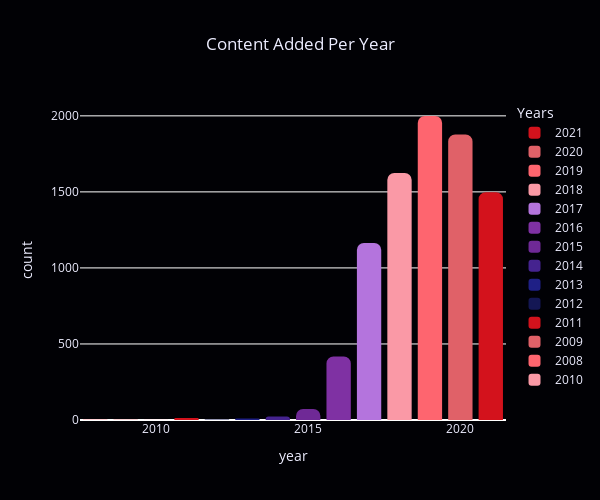

The code cell stored with this chart in its notebook:
### Code cell
fig_year = px.histogram(df, x='year', color='year', title='Content Added Per Year', color_discrete_sequence=color_set_2)
fig_year.update_layout(barcornerradius='30%', height=500, width=600, plot_bgcolor=color_set_3[1], paper_bgcolor=color_set_3[1],
                         font={'color':color_set_3[2]}, title={'x':0.5}, legend_title_text='Years', bargap=0.2, legend={'traceorder':'normal'})

### Figure 1 — Plotly figure (JSON) as saved in the notebook; plotly's stock layout.template omitted (floating-point values rounded to 4 significant figures; data arrays with more than 128 entries replaced by an {"elided": "..."} marker saying what was removed)
{"data": [{"alignmentgroup": "True", "bingroup": "x", "hovertemplate": "year=%{x}<br>count=%{y}<extra></extra>", "legendgroup": "2021", "marker": {"color": "#D3121C", "pattern": {"shape": ""}}, "name": "2021", "offsetgroup": "2021", "orientation": "v", "showlegend": true, "type": "histogram", "x": {"elided": "1498 int values"}, "xaxis": "x", "yaxis": "y"}, {"alignmentgroup": "True", "bingroup": "x", "hovertemplate": "year=%{x}<br>count=%{y}<extra></extra>", "legendgroup": "2020", "marker": {"color": "#E06168", "pattern": {"shape": ""}}, "name": "2020", "offsetgroup": "2020", "orientation": "v", "showlegend": true, "type": "histogram", "x": {"elided": "1878 int values"}, "xaxis": "x", "yaxis": "y"}, {"alignmentgroup": "True", "bingroup": "x", "hovertemplate": "year=%{x}<br>count=%{y}<extra></extra>", "legendgroup": "2019", "marker": {"color": "#FE656F", "pattern": {"shape": ""}}, "name": "2019", "offsetgroup": "2019", "orientation": "v", "showlegend": true, "type": "histogram", "x": {"elided": "1999 int values"}, "xaxis": "x", "yaxis": "y"}, {"alignmentgroup": "True", "bingroup": "x", "hovertemplate": "year=%{x}<br>count=%{y}<extra></extra>", "legendgroup": "2018", "marker": {"color": "#FA99A6", "pattern": {"shape": ""}}, "name": "2018", "offsetgroup": "2018", "orientation": "v", "showlegend": true, "type": "histogram", "x": {"elided": "1625 int values"}, "xaxis": "x", "yaxis": "y"}, {"alignmentgroup": "True", "bingroup": "x", "hovertemplate": "year=%{x}<br>count=%{y}<extra></extra>", "legendgroup": "2017", "marker": {"color": "#B474DD", "pattern": {"shape": ""}}, "name": "2017", "offsetgroup": "2017", "orientation": "v", "showlegend": true, "type": "histogram", "x": {"elided": "1164 int values"}, "xaxis": "x", "yaxis": "y"}, {"alignmentgroup": "True", "bingroup": "x", "hovertemplate": "year=%{x}<br>count=%{y}<extra></extra>", "legendgroup": "2016", "marker": {"color": "#7F31A3", "pattern": {"shape": ""}}, "name": "2016", "offsetgroup": "2016", "orientation": "v", "showlegend": true, "type": "histogram", "x": {"elided": "418 int values"}, "xaxis": "x", "yaxis": "y"}, {"alignmentgroup": "True", "bingroup": "x", "hovertemplate": "year=%{x}<br>count=%{y}<extra></extra>", "legendgroup": "2015", "marker": {"color": "#6F2996", "pattern": {"shape": ""}}, "name": "2015", "offsetgroup": "2015", "orientation": "v", "showlegend": true, "type": "histogram", "x": [2015, 2015, 2015, 2015, 2015, 2015, 2015, 2015, 2015, 2015, 2015, 2015, 2015, 2015, 2015, 2015, 2015, 2015, 2015, 2015, 2015, 2015, 2015, 2015, 2015, 2015, 2015, 2015, 2015, 2015, 2015, 2015, 2015, 2015, 2015, 2015, 2015, 2015, 2015, 2015, 2015, 2015, 2015, 2015, 2015, 2015, 2015, 2015, 2015, 2015, 2015, 2015, 2015, 2015, 2015, 2015, 2015, 2015, 2015, 2015, 2015, 2015, 2015, 2015, 2015, 2015, 2015, 2015, 2015, 2015, 2015, 2015, 2015], "xaxis": "x", "yaxis": "y"}, {"alignmentgroup": "True", "bingroup": "x", "hovertemplate": "year=%{x}<br>count=%{y}<extra></extra>", "legendgroup": "2014", "marker": {"color": "#45238F", "pattern": {"shape": ""}}, "name": "2014", "offsetgroup": "2014", "orientation": "v", "showlegend": true, "type": "histogram", "x": [2014, 2014, 2014, 2014, 2014, 2014, 2014, 2014, 2014, 2014, 2014, 2014, 2014, 2014, 2014, 2014, 2014, 2014, 2014, 2014, 2014, 2014, 2014], "xaxis": "x", "yaxis": "y"}, {"alignmentgroup": "True", "bingroup": "x", "hovertemplate": "year=%{x}<br>count=%{y}<extra></extra>", "legendgroup": "2013", "marker": {"color": "#1F2086", "pattern": {"shape": ""}}, "name": "2013", "offsetgroup": "2013", "orientation": "v", "showlegend": true, "type": "histogram", "x": [2013, 2013, 2013, 2013, 2013, 2013, 2013, 2013, 2013, 2013], "xaxis": "x", "yaxis": "y"}, {"alignmentgroup": "True", "bingroup": "x", "hovertemplate": "year=%{x}<br>count=%{y}<extra></extra>", "legendgroup": "2012", "marker": {"color": "#141754", "pattern": {"shape": ""}}, "name": "2012", "offsetgroup": "2012", "orientation": "v", "showlegend": true, "type": "histogram", "x": [2012, 2012, 2012], "xaxis": "x", "yaxis": "y"}, {"alignmentgroup": "True", "bingroup": "x", "hovertemplate": "year=%{x}<br>count=%{y}<extra></extra>", "legendgroup": "2011", "marker": {"color": "#D3121C", "pattern": {"shape": ""}}, "name": "2011", "offsetgroup": "2011", "orientation": "v", "showlegend": true, "type": "histogram", "x": [2011, 2011, 2011, 2011, 2011, 2011, 2011, 2011, 2011, 2011, 2011, 2011, 2011], "xaxis": "x", "yaxis": "y"}, {"alignmentgroup": "True", "bingroup": "x", "hovertemplate": "year=%{x}<br>count=%{y}<extra></extra>", "legendgroup": "2009", "marker": {"color": "#E06168", "pattern": {"shape": ""}}, "name": "2009", "offsetgroup": "2009", "orientation": "v", "showlegend": true, "type": "histogram", "x": [2009, 2009], "xaxis": "x", "yaxis": "y"}, {"alignmentgroup": "True", "bingroup": "x", "hovertemplate": "year=%{x}<br>count=%{y}<extra></extra>", "legendgroup": "2008", "marker": {"color": "#FE656F", "pattern": {"shape": ""}}, "name": "2008", "offsetgroup": "2008", "orientation": "v", "showlegend": true, "type": "histogram", "x": [2008, 2008], "xaxis": "x", "yaxis": "y"}, {"alignmentgroup": "True", "bingroup": "x", "hovertemplate": "year=%{x}<br>count=%{y}<extra></extra>", "legendgroup": "2010", "marker": {"color": "#FA99A6", "pattern": {"shape": ""}}, "name": "2010", "offsetgroup": "2010", "orientation": "v", "showlegend": true, "type": "histogram", "x": [2010], "xaxis": "x", "yaxis": "y"}], "layout": {"barcornerradius": "30%", "bargap": 0.2, "barmode": "relative", "font": {"color": "#EDEDFF"}, "height": 500, "legend": {"title": {"text": "Years"}, "tracegroupgap": 0, "traceorder": "normal"}, "paper_bgcolor": "#010105", "plot_bgcolor": "#010105", "title": {"text": "Content Added Per Year", "x": 0.5}, "width": 600, "xaxis": {"anchor": "y", "categoryarray": [2021, 2020, 2019, 2018, 2017, 2016, 2015, 2014, 2013, 2012, 2011, 2009, 2008, 2010], "categoryorder": "array", "domain": [0, 1], "title": {"text": "year"}}, "yaxis": {"anchor": "x", "domain": [0, 1], "title": {"text": "count"}}}}
